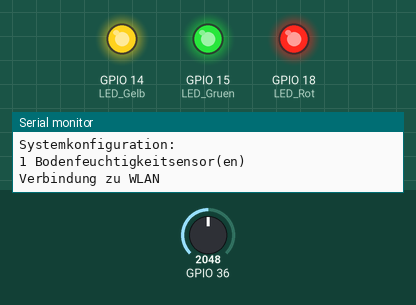
This sketch was run on a simulated ESP32. Parts: output pins drawn as LEDs (lit = HIGH), the last lines printed to the serial monitor. The test bench sets the inputs (shaded band); at power-on: GPIO 36 = 2048. WiFi joins after 1.5 s; servers stay silent unless stated.

Above: at 0.1 s.
At 2.4 s:
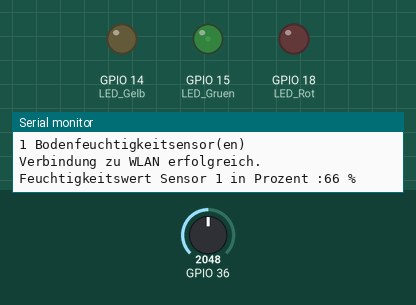
Timing chart, 0 to 3.9 s (numbered marks = the images above):
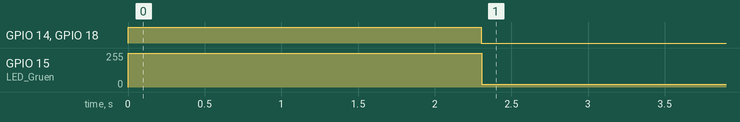

The sketch:

Pflanzenwaechter_Teil2.ino
```cpp
#include <driver/adc.h>
#include <WiFi.h>
#include <WiFiClient.h>
#include <BlynkSimpleEsp32.h>


// Portedefinierung Led's
#define LED_Rot     18    // Rote LED
#define LED_Gelb    14    // Gelbe LED
#define LED_Gruen   15    // Gruene LED

// LED PWM Einstellungen
#define PWMfreq 5000  // 5 Khz basisfrequenz
#define PWMledChannelA  0
#define PWMledChannelB  1
#define PWMledChannelC  2
#define PWMresolution  8 // 8 Bit Resolution

#define ADCAttenuation ADC_ATTEN_DB_11  //ADC_ATTEN_DB_11 = 0-3,6V  Dämpfung ADC
#define MoisureSens_Poll_Interval 60000  // Intervall zwischen zwei Bodenfeuchtemessungen in Millisekunden
#define MaxSensors 1

#define BLYNK_PRINT Serial
#define BLYNK_NO_BUILTIN
#define BLYNK_NO_FLOAT
//#define BLYNK_DEBUG

struct MoistureSensorCalibrationData
  {
    int Data[MaxSensors*2] = {1650,2840};  // Calibration Data für Feuchtigkeitssensor. Bitte Projekt Text beachten und Werte ensprechend anpassen
  };

struct MoistureSensorData
  {
    byte Percent[MaxSensors] = {0};       // Feuchtigkeitssensordaten in Prozent
    byte Old_Percent[MaxSensors] = {0};   // Vorherige _ Feuchtigkeitssensordaten in Prozent (Zweck: DatenMenge einsparen.)
  };


//Global Variables

char auth[] = "7d77abf9edac4c398b733822eee463ce"; // Hier lt. Anleitung Auth Token dere Blynk App eintragen (E-Mail).

// Deine WiFi Zugangsdaten.
char ssid[] = "WLANGW1339";
char pass[] = "A09703471882406B#!";  // Set password to "" for open networks.

MoistureSensorCalibrationData MCalib;
MoistureSensorData MMeasure;
byte AttachedMoistureSensors; // Detected Active Moisture Sensors (Count)
unsigned long Moisure_ServiceCall_Handler = 0;  // Delay Variable for Delay between Moisure Readings

void setup() {
  pinMode(LED_Rot,OUTPUT);
  pinMode(LED_Gelb,OUTPUT);
  pinMode(LED_Gruen,OUTPUT);
  Serial.begin(115200);   // initialize serial communication at 115200 bits per second:
  ledcSetup(PWMledChannelA, PWMfreq, PWMresolution);
  ledcSetup(PWMledChannelB, PWMfreq, PWMresolution);
  ledcSetup(PWMledChannelC, PWMfreq, PWMresolution);
  ledcAttachPin(LED_Rot, PWMledChannelA);   // attach the channel to the GPIO to be controlled
  ledcAttachPin(LED_Gelb, PWMledChannelB);
  ledcAttachPin(LED_Gruen, PWMledChannelC);
  SetLedConfig(255,255,255);
  Serial.println(F("Systemkonfiguration:"));
  AttachedMoistureSensors = DetectMoistureSensors();
  Serial.print(AttachedMoistureSensors);
  Serial.println(F(" Bodenfeuchtigkeitsensor(en)"));
  Serial.print(F("Verbindung zu WLAN"));
  delay(500);
  Blynk.begin(auth, ssid, pass);  // Initalize WiFi-Connection over Blync Library
  Serial.println(F(" erfolgreich."));
  SetLedConfig(0,0,0);
  Run_MoistureSensors(true);
}

byte DetectMoistureSensors ()
  {
  #define MinSensorValue 100
  byte Detected = 0;
  for (int i = 0;i < MaxSensors;i++)
    {
    int MSensorRawValue = ReadMoistureSensor_Raw_Val(i);
    if ( MSensorRawValue > MinSensorValue) { Detected++; } else {break;}
    }
  if (Detected < 1)
    {
      Serial.println(F("Keine Bodenfeuchtigkeitssesoren erkannt. System angehalten."));
      esp_deep_sleep_start();
      while(1) {}
    }
  return Detected;
  }

bool SetLedConfig(byte Red,byte yellow,byte green)
{
ledcWrite(PWMledChannelA, Red); // Rote LED
ledcWrite(PWMledChannelB, yellow); // Gelbe LED
ledcWrite(PWMledChannelC, green); // Gruene LED
return true;
}

int ReadMoistureSensor_Raw_Val(byte Sensor)
  {
   int ReturnValue,i;
   long sum = 0;
   #define NUM_READS 6
   adc1_config_width(ADC_WIDTH_BIT_12);   //Range 0-4095
   switch (Sensor)
    {
    case 0:
      {
      adc1_config_channel_atten(ADC1_CHANNEL_0,ADCAttenuation);
      for (i = 0; i < NUM_READS; i++){  // Averaging algorithm
      sum += adc1_get_raw( ADC1_CHANNEL_0 ); //Read analog
      }
      ReturnValue = sum / NUM_READS;
      break;
      }

    }

  return ReturnValue;
  }

bool Get_Moisture_DatainPercent()
 {
 bool ReadisValid = true;
 for (int i = 0;i < AttachedMoistureSensors;i++)
  {
  if ((MCalib.Data[i] == 0) || (MCalib.Data[i+1] == 0)) // MinADC Value maxADC ADC Value
    {
    ReadisValid = false;
    return ReadisValid;
    }
  int RawMoistureValue= ReadMoistureSensor_Raw_Val(i);
  RawMoistureValue= MCalib.Data[i+1] - RawMoistureValue;
  RawMoistureValue=MCalib.Data[i] + RawMoistureValue;
  //Serial.println(MCalib.Data[i]);
  //Serial.println(MCalib.Data[i+1]);
  //Serial.println(RawMoistureValue);
  MMeasure.Percent[i] = map(RawMoistureValue,MCalib.Data[i],MCalib.Data[i+1], 0, 100);
  if (MMeasure.Percent[i] > 100 ) { ReadisValid = false; }
  }
 return ReadisValid;
 }

void Run_MoistureSensors (bool Init)   // HauptFunktion zum Betrieb der Bodenfeuchtesensoren
{
byte MinSensValue = 100;
if ((millis() - Moisure_ServiceCall_Handler >= MoisureSens_Poll_Interval) | (Init))
  {
   Moisure_ServiceCall_Handler = millis();
   if (Get_Moisture_DatainPercent())  // Gültige aktuelle Daten Empfangen
   {
      for (int i = 0;i < AttachedMoistureSensors;i++)
        {
          if (MMeasure.Percent[i] != MMeasure.Old_Percent[i])
            {
              MMeasure.Old_Percent[i] = MMeasure.Percent[i];
              if (MMeasure.Percent[i] < MinSensValue ) { MinSensValue = MMeasure.Percent[i]; };
              Serial.print(F("Feuchtigkeitswert Sensor 1 in Prozent :"));
              Serial.print(MMeasure.Percent[0]);
              Serial.println(F(" %"));
              if (i == 0)  {Blynk.virtualWrite(V1,MMeasure.Percent[i]);  } // Aktualisiere Handywerte
            }
        }
      if (MMeasure.Percent[0] > 50)
        { SetLedConfig(0,0,20); }
      else if (MMeasure.Percent[0] > 10)
        {
          SetLedConfig(0,255,0);
          }
      else
        { SetLedConfig(255,0,0); }
   }
   else  // Keine gültigen Daten empfangen
   {
     Serial.print(F("Bodenfeuchtigkeitssensor nicht kalibiert.Bitte kalibieren. RohDaten des Sensors 1:"));
     Serial.println(ReadMoistureSensor_Raw_Val(0));
     SetLedConfig(255,255,255);
   }
  }
}


// Main Loop
void loop()
{
 Run_MoistureSensors(false);
 Blynk.run();   // Execute Blync Basic- Functions
}
```
